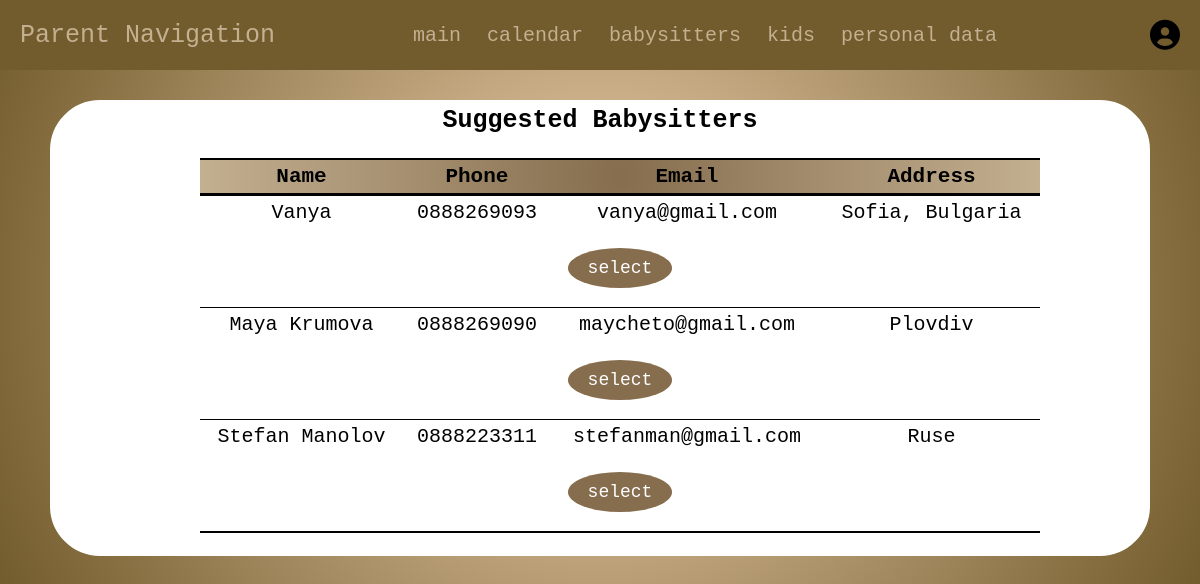
/php/parent/babysitters.php (signed in), run on the app's committed database.
### tables this page shows
CREATE TABLE `users` (
  `id` varchar(50) NOT NULL,
  `fullname` varchar(255) NOT NULL,
  `address` text NOT NULL,
  `phone` varchar(20) NOT NULL,
  `name` varchar(255) NOT NULL,
  `email` varchar(255) NOT NULL,
  `password` varchar(255) NOT NULL,
  `user_type` enum('parent','babysitter') NOT NULL,
  `created_at` timestamp NOT NULL DEFAULT current_timestamp()
);

### php/parent/babysitters.php (the view, shortened to what this page needs)
<?php
include '../common/config.php';
?>
<!DOCTYPE html>
<html lang="en">
<head>
    <link rel="stylesheet" href="https://cdnjs.cloudflare.com/ajax/libs/font-awesome/6.0.0/css/all.min.css">
    <link rel="stylesheet" href="../../css/style.css">
</head>
<body>
    <?php include 'parent_header.php'; ?>
    <section class="babysitters">
        <div class="content">
            <div class="menu-element">
                <h3>Suggested Babysitters</h3>
                <div class="suggested_babysitters">
                    <?php
                    $select_babysitter = mysqli_query($conn, "SELECT * FROM `users` WHERE user_type = 'babysitter'") or die('query failed');
                    if (mysqli_num_rows($select_babysitter) > 0) {
                        ?>
                        <table class="data-table">
                            <thead>
                                <tr>
                                    <th>Name</th>
                                    <th>Phone</th>
                                    <th>Email</th>
                                    <th>Address</th>
                                </tr>
                            </thead>
                            <?php
                            while ($fetch_babysitter = mysqli_fetch_assoc($select_babysitter)) {
                                ?>
                                <tbody>
                                    <tr class="suggested-babysitter">
                                        <td><?php echo $fetch_babysitter['fullname']; ?></td>
                                        <td>
                                            <?php echo $fetch_babysitter['phone']; ?>
                                        </td>
                                        <td>
                                            <?php echo $fetch_babysitter['email']; ?>
                                        </td>
                                        <td>
                                            <?php echo $fetch_babysitter['address']; ?>
                                        </td>
                                    </tr>
                                    <tr class="suggested-babysitter-selec">
                                        <td colspan="4">
                                            <form action="" method="post">
                                                <input type="submit" name="select_babysitter" value="select" class="option-btn">
                                            </form>
                                        </td>
                                    </tr>
                                </tbody>
                        </div>
                        <?php
                            }
                    } else {
                        echo '<p>There are no registered babysitters yet!</p>';
                    }
                    ?>
    </section>
</body>
</html>

### php/parent/parent_header.php (shortened to what this page needs)
<header class="header">
   <div class="header-2">
      <div class="flex">
         <a href="parent.php" class="logo">Parent Navigation</a>
         <nav class="navbar">
            <a href="parent.php">main</a>
            <a href="calendar.php">calendar</a>
            <a href="babysitters.php">babysitters</a>
            <a href="kids.php">kids</a>
            <a href="profile.php">personal data</a>
         </nav>
         <div class="icons">
            <div id="user-btn" class="fa-solid fa-circle-user"></div>
         </div>
      </div>
   </div>
</header>

### css/style.css (style rules this page uses)
* { font-family: 'Century Gothic', monospace; margin: 0; padding: 0; box-sizing: border-box; outline: none; border: none; text-decoration: none; }
html { background: radial-gradient(circle, rgb(238 209 174) 0%, rgb(114 91 44) 100%); font-size: 62.5%; }
section { padding: 3rem 2rem; }
.btn, .option-btn, .logout-btn { display: inline-block; margin: 1.4rem; padding: 1rem 2rem; cursor: pointer; color: white; font-size: 1.8rem; border-radius: 50%; }
.option-btn { background-color: #856d4d; }
.header .header-2 { background-color:rgb(114 91 44); }
.header .header-2 .flex { padding: 2rem; display: flex; align-items: center; justify-content: space-between; max-width: 1200px; margin: 0 auto; position: relative; }
.header .header-2 .flex .logo { font-size: 2.5rem; color: #c3b091; }
.header .header-2 .flex .navbar a { margin: 0 1rem; font-size: 2rem; color: #c3b091; }
.header .header-2 .flex .icons>* { font-size: 3rem; cursor: pointer; margin-left: 1.5rem; }
.home, .children, .babysitters { position: relative; display: flex; align-items: center; justify-content: center; }
.children .content h3, .babysitters .content h3 { margin: 0.3rem; font-size: 2.5rem; color: black; }
.babysitters .content { position: relative; text-align: center; grid-template-rows: flex; flex-direction: column; align-items: center; justify-content: center; }
.babysitters .content .menu-element { position: relative; width: 110rem; display: flex; flex-direction: column; align-items: center; justify-content: center; border: #ffffff; border-style: solid; border-radius: 5rem; background-color: white; z-index: 0; }
table.data-table { min-width: 800px; font-size: 2rem; margin: 2rem; border: 2px solid #000000; border-left: 0; border-right: 0; width: 100%; text-align: center; border-collapse: collapse; }
table.data-table td, table.data-table th { border: 1px solid #000000; border-left: 0; border-right: 0; padding: 5px 4px; }
table.data-table thead { background-color: #ffd5af; background: rgb(226, 178, 136); background: radial-gradient(circle, #856d4d 0%, #c3b091 100%); border-bottom: 3px solid #000000; }
table.data-table thead th { font-size: 2.1rem; font-weight: bold; color: #000000; text-align: center; }
tr.suggested-babysitter td { border-bottom: 0; }
tr.suggested-babysitter-selec td { border-top: 0; }

### data on the page
users: fullname "Vanya", phone "0888269093", email "vanya@gmail.com", address "Sofia, Bulgaria"
users: fullname "Maya Krumova", phone "0888269090", email "maycheto@gmail.com", address "Plovdiv"
users: fullname "Stefan Manolov", phone "0888223311", email "stefanman@gmail.com", address "Ruse"
